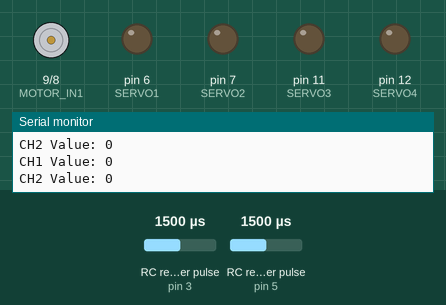
Recording of a sketch running on a simulated Arduino Uno, built with avr-gcc and run on an emulated ATmega328P. Parts: motor-driver pin pairs drawn as motors (green arrow = first pin HIGH = forward, orange = second pin HIGH = backward, longer = more drive, scaled by the enable pin), output pins drawn as LEDs (lit = HIGH), the last lines printed to the serial monitor. Wiring (inferred from the names in the program): 2 × RC receiver channel: data pin 3 / data pin 5. The inputs (shaded band) are chosen by the test bench; at power-on: RC receiver pulse (sensors on pin 3, pin 5) 1500 µs.

Above: at 1.2 s.
1.3 s: RC receiver pulse (sensor on pin 3) set to 1472 µs
At 2.3 s:
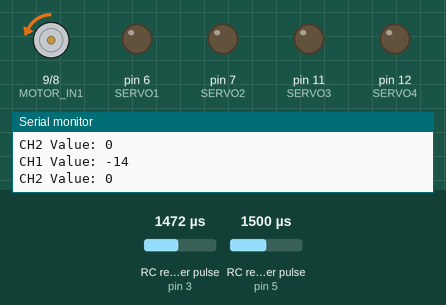
2.8 s: RC receiver pulse (sensor on pin 5) set to 1477 µs
At 3.5 s:
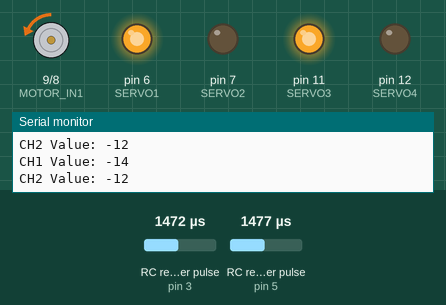
4.3 s: RC receiver pulse (sensor on pin 3) set to 1020 µs
At 4.6 s:
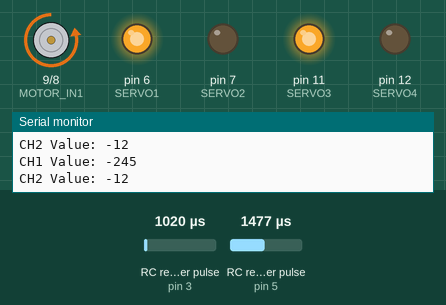
5.8 s: RC receiver pulse (sensor on pin 5) set to 1020 µs
At 6.9 s:
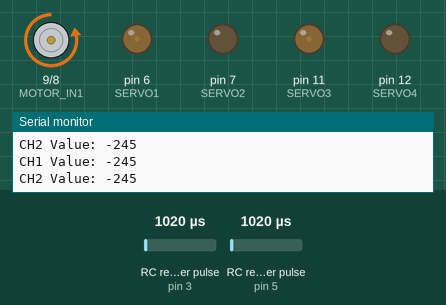
7.3 s: RC receiver pulse (sensor on pin 3) set to 1250 µs
At 8.1 s:
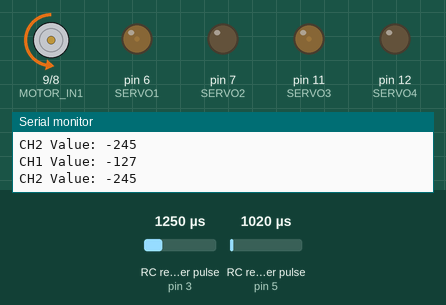
8.8 s: RC receiver pulse (sensor on pin 5) set to 1250 µs
At 9.2 s:
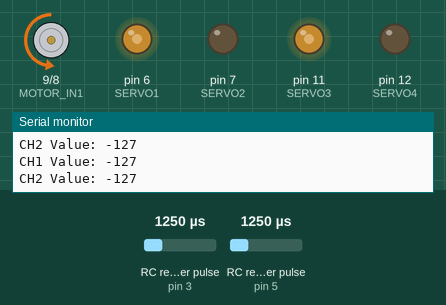
Timing chart, 0 to 11.3 s (numbered marks = the images above; inputs shaded):
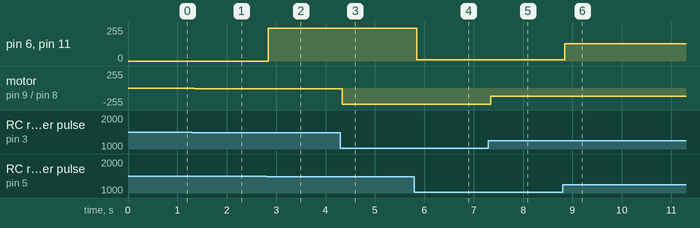

Measured:
- the behaviour switches between 1489 and 1488 µs on RC receiver pulse (sensor on pin 5) (found by bisection; images 1 and 2)
- after the input at 1.3 s, motor on pin 9 (MOTOR_IN1) / pin 8 (MOTOR_IN2): stopped → backward 14/255 at once
- after the input at 2.8 s, pin 6 (SERVO1), pin 11 (SERVO3): 0/255 → 244/255 at once
- after the input at 4.3 s, motor on pin 9 (MOTOR_IN1) / pin 8 (MOTOR_IN2): backward 14/255 → backward 245/255 at once
- after the input at 5.8 s, pin 6 (SERVO1), pin 11 (SERVO3): 244/255 → 11/255 at once
- after the input at 7.3 s, motor on pin 9 (MOTOR_IN1) / pin 8 (MOTOR_IN2): backward 245/255 → backward 127/255 at once
- after the input at 8.8 s, pin 6 (SERVO1), pin 11 (SERVO3): 11/255 → 129/255 at once

The sketch:

prueba-MotoresYServos.ino
```cpp
#define CH1 3    // Canal 1 - Adelante / Atrás
#define CH2 5    // Canal 2 - Izquierda / Derecha
#define MOTOR_IN1 9
#define MOTOR_IN2 8
#define MOTOR_PWM 10

#define SERVO1 6   // Servo 1
#define SERVO2 7   // Servo 2
#define SERVO3 11  // Servo 3
#define SERVO4 12  // Servo 4

int ch1Value, ch2Value;

int readRawPulse(int channelInput) {
  return pulseIn(channelInput, HIGH, 30000);
}

int readMappedChannel(int channelInput, int minLimit, int maxLimit) {
  int pulse = readRawPulse(channelInput);

  if (pulse < 1000 || pulse > 2000) return 0;

  if (pulse >= 1490 && pulse <= 1510) return 0;

  return map(pulse, 1000, 2000, minLimit, maxLimit);
}

void controlMotor(int speed) {
  if (speed > 0) {
    digitalWrite(MOTOR_IN1, HIGH);
    digitalWrite(MOTOR_IN2, LOW);
    analogWrite(MOTOR_PWM, speed);
  }
  else if (speed < 0) {
    digitalWrite(MOTOR_IN1, LOW);
    digitalWrite(MOTOR_IN2, HIGH);
    analogWrite(MOTOR_PWM, -speed);
  }
  else {
    digitalWrite(MOTOR_IN1, LOW);
    digitalWrite(MOTOR_IN2, LOW);
    analogWrite(MOTOR_PWM, 0);
  }
}

void controlServo(int servoPin, int position) {
  analogWrite(servoPin, position);
}

void setup() {
  Serial.begin(115200);

  pinMode(CH1, INPUT);
  pinMode(CH2, INPUT);
  pinMode(MOTOR_IN1, OUTPUT);
  pinMode(MOTOR_IN2, OUTPUT);
  pinMode(MOTOR_PWM, OUTPUT);

  pinMode(SERVO1, OUTPUT);
  pinMode(SERVO2, OUTPUT);
  pinMode(SERVO3, OUTPUT);
  pinMode(SERVO4, OUTPUT);

  controlMotor(0);
  controlServo(SERVO1, 0);
  controlServo(SERVO2, 0);
  controlServo(SERVO3, 0);
  controlServo(SERVO4, 0);
}

void loop() {
  ch1Value = readMappedChannel(CH1, -255, 255);
  ch2Value = readMappedChannel(CH2, -255, 255);

  // Movimiento de los motores
  controlMotor(ch1Value);

  // Control de servos
  controlServo(SERVO1, ch2Value);
  controlServo(SERVO2, ch2Value);
  controlServo(SERVO3, ch2Value);
  controlServo(SERVO4, ch2Value);

  Serial.print("CH1 Value: ");
  Serial.println(ch1Value);
  Serial.print("CH2 Value: ");
  Serial.println(ch2Value);

  delay(50);
}
```
